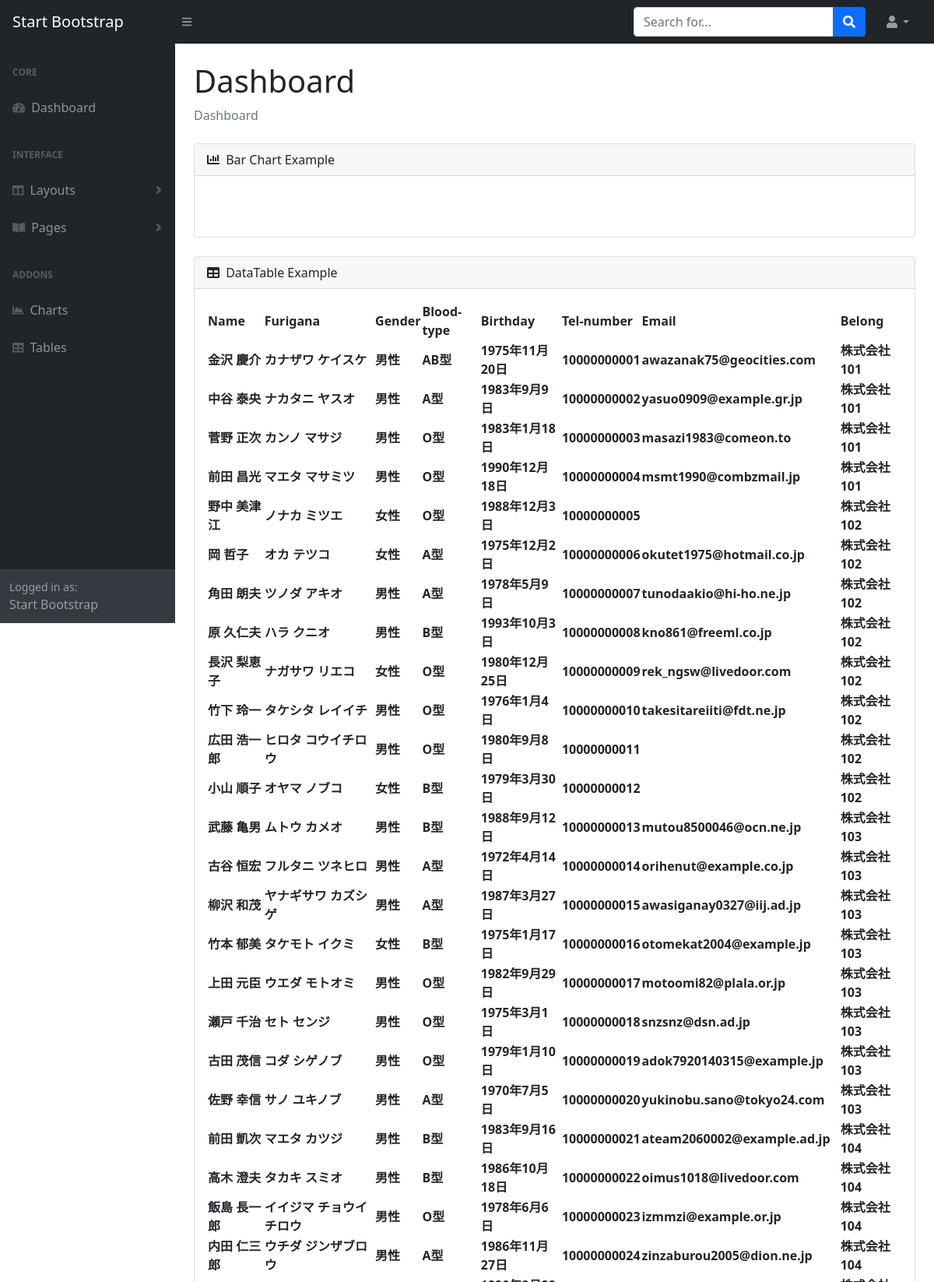
/managedata/ (upper part), run on the app's committed database.
### managedata/models.py (models this page shows, shortened)
class Person(models.Model):
    GENDER_CHOICES = (
        (1, '男性'),
        (2, '女性'),
        (3, 'その他'),
    )
    BLOOD_TYPE_CHOICES = (
        (1, 'A型'),
        (2, 'B型'),
        (3, 'O型'),
        (4, 'AB型'),
    )
    name = models.CharField(verbose_name="名前", max_length=100)
    furigana = models.CharField(verbose_name="名前（フリガナ）", max_length=100)
    tel_number_regex = RegexValidator(regex=r'^[0-9]+$', message=(
        "Tel Number must be entered in the format: '09012345678'. Up to 15 digits allowed."))
    tel_number = models.CharField(
        verbose_name='電話番号', max_length=15, validators=[tel_number_regex], unique=True, null=True)
    email = models.EmailField(verbose_name='メールアドレス',
                              max_length=255, null=True)
    gender = models.IntegerField(
        verbose_name='性別', choices=GENDER_CHOICES, blank=True, null=True)
    blood_type = models.IntegerField(
        verbose_name='血液型', choices=BLOOD_TYPE_CHOICES, blank=True, null=True)
    birthday = models.DateField(verbose_name='誕生日', blank=True, null=True)
    belong = models.CharField(verbose_name="所属", max_length=100)
    class Meta:
        verbose_name_plural = "Person"

### managedata/views.py (the view)
# urls.py: path('', views.IndexView.as_view(), name='index'),
class IndexView(generic.ListView):
    model = Person
    template_name = "index.html"

### managedata/templates/index.html (shortened to what this page needs)
{% load static %}
<!DOCTYPE html>
<html lang="en">
<head>
    <link href="https://cdn.jsdelivr.net/npm/simple-datatables@latest/dist/style.css" rel="stylesheet" />
    <link href="{% static 'css/styles.css' %}" rel="stylesheet" />
</head>
<body class="sb-nav-fixed">
    <nav class="sb-topnav navbar navbar-expand navbar-dark bg-dark">
        <a class="navbar-brand ps-3" href="#">Start Bootstrap</a>
        <button class="btn btn-link btn-sm order-1 order-lg-0 me-4 me-lg-0" id="sidebarToggle" href="#!"><i
                class="fas fa-bars"></i></button>
        <form class="d-none d-md-inline-block form-inline ms-auto me-0 me-md-3 my-2 my-md-0">
            <div class="input-group">
                <input class="form-control" type="text" placeholder="Search for..." aria-label="Search for..."
                    aria-describedby="btnNavbarSearch" />
                <button class="btn btn-primary" id="btnNavbarSearch" type="button"><i
                        class="fas fa-search"></i></button>
            </div>
        </form>
        <ul class="navbar-nav ms-auto ms-md-0 me-3 me-lg-4">
            <li class="nav-item dropdown">
                <a class="nav-link dropdown-toggle" id="navbarDropdown" href="#" role="button" data-bs-toggle="dropdown"
                    aria-expanded="false"><i class="fas fa-user fa-fw"></i></a>
            </li>
        </ul>
    </nav>
    <div id="layoutSidenav">
        <div id="layoutSidenav_nav">
            <nav class="sb-sidenav accordion sb-sidenav-dark" id="sidenavAccordion">
                <div class="sb-sidenav-menu">
                    <div class="nav">
                        <div class="sb-sidenav-menu-heading">Core</div>
                        <a class="nav-link" href="index.html">
                            <div class="sb-nav-link-icon"><i class="fas fa-tachometer-alt"></i></div>
                            Dashboard
                        </a>
                        <div class="sb-sidenav-menu-heading">Interface</div>
                        <a class="nav-link collapsed" href="#" data-bs-toggle="collapse"
                            data-bs-target="#collapseLayouts" aria-expanded="false" aria-controls="collapseLayouts">
                            <div class="sb-nav-link-icon"><i class="fas fa-columns"></i></div>
                            Layouts
                            <div class="sb-sidenav-collapse-arrow"><i class="fas fa-angle-down"></i></div>
                        </a>
                        <a class="nav-link collapsed" href="#" data-bs-toggle="collapse" data-bs-target="#collapsePages"
                            aria-expanded="false" aria-controls="collapsePages">
                            <div class="sb-nav-link-icon"><i class="fas fa-book-open"></i></div>
                            Pages
                            <div class="sb-sidenav-collapse-arrow"><i class="fas fa-angle-down"></i></div>
                        </a>
                        <div class="sb-sidenav-menu-heading">Addons</div>
                        <a class="nav-link" href="charts.html">
                            <div class="sb-nav-link-icon"><i class="fas fa-chart-area"></i></div>
                            Charts
                        </a>
                        <a class="nav-link" href="tables.html">
                            <div class="sb-nav-link-icon"><i class="fas fa-table"></i></div>
                            Tables
                        </a>
                    </div>
                </div>
                <div class="sb-sidenav-footer">
                    <div class="small">Logged in as:</div>
                    Start Bootstrap
                </div>
            </nav>
        </div>
        <div id="layoutSidenav_content">
            <main>
                <div class="container-fluid px-4">
                    <h1 class="mt-4">Dashboard</h1>
                    <ol class="breadcrumb mb-4">
                        <li class="breadcrumb-item active">Dashboard</li>
                    </ol>
                    <div class="row">
                        <div class="col-xl-12">
                            <div class="card mb-4">
                                <div class="card-header">
                                    <i class="fas fa-chart-bar me-1"></i>
                                    Bar Chart Example
                                </div>
                                <div class="card-body"><canvas id="myBarChart" width="100%" height="40"></canvas></div>
                            </div>
                        </div>
                    </div>
                    <div class="card mb-4">
                        <div class="card-header">
                            <i class="fas fa-table me-1"></i>
                            DataTable Example
                        </div>
                        <div class="card-body">
                            <table id="datatablesSimple">
                                <thead>
                                    <tr>
                                        <th>Name</th>
                                        <th>Furigana</th>
                                        <th>Gender</th>
                                        <th>Blood-type</th>
                                        <th>Birthday</th>
                                        <th>Tel-number</th>
                                        <th>Email</th>
                                        <th>Belong</th>
                                    </tr>
                                </thead>
                                <tbody>
                                    {% for person in person_list %}
                                    <tr>
                                        <th>{{ person.name }}</th>
                                        <th>{{ person.furigana }}</th>
                                        <th>{{ person.get_gender_display }}</th>
                                        <th>{{ person.get_blood_type_display }}</th>
                                        <th>{{ person.birthday }}</th>
                                        <th>{{ person.tel_number }}</th>
                                        <th>{{ person.email }}</th>
                                        <th>{{ person.belong }}</th>
                                    </tr>
                                    {% endfor %}
                                </tbody>
                            </table>
                        </div>
                    </div>
                </div>
            </main>
        </div>
    </div>
</body>
</html>

### data on the page
Person: name "金沢 慶介", furigana "カナザワ ケイスケ", gender "男性", blood_type "AB型", birthday "1975年11月20日", tel_number "10000000001", email "awazanak75@geocities.com", belong "株式会社101"
Person: name "中谷 泰央", furigana "ナカタニ ヤスオ", gender "男性", blood_type "A型", birthday "1983年9月9日", tel_number "10000000002", email "yasuo0909@example.gr.jp", belong "株式会社101"
Person: name "菅野 正次", furigana "カンノ マサジ", gender "男性", blood_type "O型", birthday "1983年1月18日", tel_number "10000000003", email "masazi1983@comeon.to", belong "株式会社101"
Person: name "前田 昌光", furigana "マエタ マサミツ", gender "男性", blood_type "O型", birthday "1990年12月18日", tel_number "10000000004", email "msmt1990@combzmail.jp", belong "株式会社101"
Person: name "野中 美津江", furigana "ノナカ ミツエ", gender "女性", blood_type "O型", birthday "1988年12月3日", tel_number "10000000005", belong "株式会社102"
Person: name "岡 哲子", furigana "オカ テツコ", gender "女性", blood_type "A型", birthday "1975年12月2日", tel_number "10000000006", email "okutet1975@hotmail.co.jp", belong "株式会社102"
Person: name "角田 朗夫", furigana "ツノダ アキオ", gender "男性", blood_type "A型", birthday "1978年5月9日", tel_number "10000000007", email "tunodaakio@hi-ho.ne.jp", belong "株式会社102"
Person: name "原 久仁夫", furigana "ハラ クニオ", gender "男性", blood_type "B型", birthday "1993年10月3日", tel_number "10000000008", email "kno861@freeml.co.jp", belong "株式会社102"
Person: name "長沢 梨恵子", furigana "ナガサワ リエコ", gender "女性", blood_type "O型", birthday "1980年12月25日", tel_number "10000000009", email "rek_ngsw@livedoor.com", belong "株式会社102"
Person: name "竹下 玲一", furigana "タケシタ レイイチ", gender "男性", blood_type "O型", birthday "1976年1月4日", tel_number "10000000010", email "takesitareiiti@fdt.ne.jp", belong "株式会社102"
Person: name "広田 浩一郎", furigana "ヒロタ コウイチロウ", gender "男性", blood_type "O型", birthday "1980年9月8日", tel_number "10000000011", belong "株式会社102"
Person: name "小山 順子", furigana "オヤマ ノブコ", gender "女性", blood_type "B型", birthday "1979年3月30日", tel_number "10000000012", belong "株式会社102"
Person: name "武藤 亀男", furigana "ムトウ カメオ", gender "男性", blood_type "B型", birthday "1988年9月12日", tel_number "10000000013", email "mutou8500046@ocn.ne.jp", belong "株式会社103"
Person: name "古谷 恒宏", furigana "フルタニ ツネヒロ", gender "男性", blood_type "A型", birthday "1972年4月14日", tel_number "10000000014", email "orihenut@example.co.jp", belong "株式会社103"
Person: name "柳沢 和茂", furigana "ヤナギサワ カズシゲ", gender "男性", blood_type "A型", birthday "1987年3月27日", tel_number "10000000015", email "awasiganay0327@iij.ad.jp", belong "株式会社103"
Person: name "竹本 郁美", furigana "タケモト イクミ", gender "女性", blood_type "B型", birthday "1975年1月17日", tel_number "10000000016", email "otomekat2004@example.jp", belong "株式会社103"
Person: name "上田 元臣", furigana "ウエダ モトオミ", gender "男性", blood_type "O型", birthday "1982年9月29日", tel_number "10000000017", email "motoomi82@plala.or.jp", belong "株式会社103"
Person: name "瀬戸 千治", furigana "セト センジ", gender "男性", blood_type "O型", birthday "1975年3月1日", tel_number "10000000018", email "snzsnz@dsn.ad.jp", belong "株式会社103"
Person: name "古田 茂信", furigana "コダ シゲノブ", gender "男性", blood_type "O型", birthday "1979年1月10日", tel_number "10000000019", email "adok7920140315@example.jp", belong "株式会社103"
Person: name "佐野 幸信", furigana "サノ ユキノブ", gender "男性", blood_type "A型", birthday "1970年7月5日", tel_number "10000000020", email "yukinobu.sano@tokyo24.com", belong "株式会社103"
Person: name "前田 凱次", furigana "マエタ カツジ", gender "男性", blood_type "B型", birthday "1983年9月16日", tel_number "10000000021", email "ateam2060002@example.ad.jp", belong "株式会社104"
Person: name "高木 澄夫", furigana "タカキ スミオ", gender "男性", blood_type "B型", birthday "1986年10月18日", tel_number "10000000022", email "oimus1018@livedoor.com", belong "株式会社104"
Person: name "飯島 長一郎", furigana "イイジマ チョウイチロウ", gender "男性", blood_type "O型", birthday "1978年6月6日", tel_number "10000000023", email "izmmzi@example.or.jp", belong "株式会社104"
Person: name "内田 仁三郎", furigana "ウチダ ジンザブロウ", gender "男性", blood_type "A型", birthday "1986年11月27日", tel_number "10000000024", email "zinzaburou2005@dion.ne.jp", belong "株式会社104"
